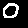

The script that saved this image:
import torch
import sys
import base64
from PIL import Image
import torchvision.transforms as transforms
from io import BytesIO
import numpy as np
import torch.nn as nn
import os

# Hyper-parameters 
input_size = 784 # 28x28
hidden_size = 500 
num_classes = 10
num_epochs = 2
batch_size = 100
learning_rate = 0.001

class Model(nn.Module):
    def __init__(self, input_size, hidden_size, num_classes):
        super(Model, self).__init__()
        self.input_size = input_size
        self.l1 = nn.Linear(input_size, hidden_size) 
        self.relu = nn.ReLU()
        self.l2 = nn.Linear(hidden_size, num_classes)  
    
    def forward(self, x):
        out = self.l1(x)
        out = self.relu(out)
        out = self.l2(out)
        # no activation and no softmax at the end
        return out

try:
    file_path = "image64.txt"

    with open(file_path, "r") as file:
        file_contents = file.read()

    # Your base64-encoded image string
    base64_image = file_contents

    os.remove(file_path)

    image_data = base64.b64decode(base64_image.split(',')[1])

    # Open the image from bytes
    image = Image.open(BytesIO(image_data))

    image = image.resize((28,28))

    image = image.convert('L')

    image.save("output.png")


    transform = transforms.ToTensor()
    image_tensor = transform(image)


    model = Model(input_size=784, hidden_size=500, num_classes=10)

    # Load the model
    model.load_state_dict(torch.load('mnist-model.pth'))

    with torch.no_grad():
        output = model(image_tensor.reshape(-1, 28*28))

    # Convert the output to a human-readable format
    predicted_class = output.argmax().item()

    print(predicted_class)

except Exception as e:
    print("An error occurred:", str(e))
